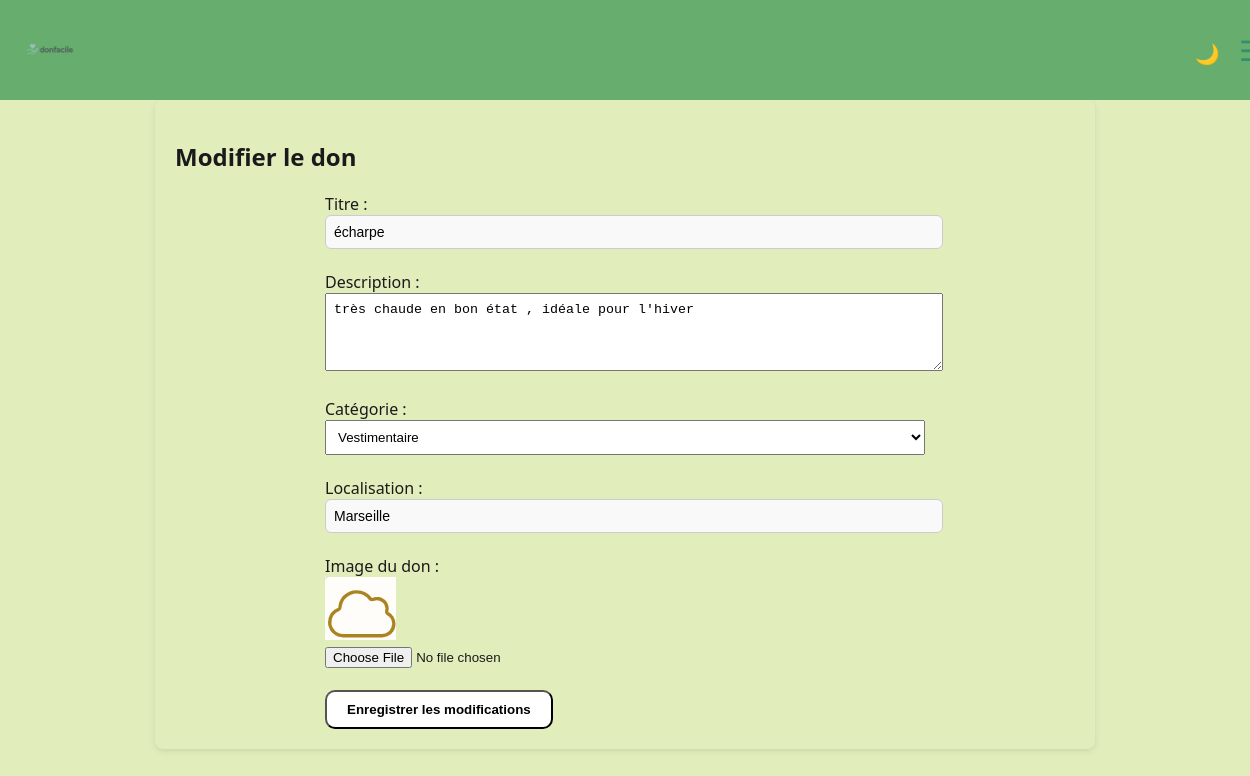
Screenshot of /modifier_don/1 (signed in) with the database file from the repository.
### tables this page shows
CREATE TABLE donations (
                    id INTEGER PRIMARY KEY AUTOINCREMENT,
                    user_id INTEGER NOT NULL,
                    title TEXT NOT NULL,
                    description TEXT,
                    category TEXT,
                    location TEXT,
                    created_at TIMESTAMP DEFAULT CURRENT_TIMESTAMP, image TEXT, latitude REAL, longitude REAL,
                    FOREIGN KEY (user_id) REFERENCES users(id)
                );

### app.py (the view, shortened to what this page needs)
@app.route('/modifier_don/<int:donation_id>', methods=['GET', 'POST'])
def modifier_don(donation_id):
    if 'user_id' not in session:
        return redirect(url_for('login'))
    conn = sqlite3.connect('database.db')
    c = conn.cursor()
    c.execute("SELECT title, description, category, location, image FROM donations WHERE id = ? AND user_id = ?", (donation_id, session['user_id']))
    don = c.fetchone()
    if not don:
        conn.close()
        return "Don introuvable ou non autorisé", 403
    conn.close()
    return render_template('modifier_don.html', don=don, donation_id=donation_id)

### app.py (called while the page is built)
@app.context_processor
def inject_unread_count():
    if 'user_id' in session:
        conn = sqlite3.connect('database.db')
        c = conn.cursor()
        c.execute('SELECT COUNT(*) FROM messages WHERE receiver_id = ? AND is_read = 0', (session['user_id'],))
        count = c.fetchone()[0]
        conn.close()
        return {'unread_count': count}
    return {'unread_count': 0}

### templates/modifier_don.html (shortened to what this page needs)
{% extends 'base.html' %}
{% block content %}
<h2>Modifier le don</h2>
<form method="POST" enctype="multipart/form-data" style="max-width: 600px; margin: auto;">
    <label>Titre :</label><br>
    <input type="text" name="title" value="{{ don[0] }}" required style="width: 100%; padding: 8px;"><br><br>
    <label>Description :</label><br>
    <textarea name="description" rows="4" style="width: 100%; padding: 8px;">{{ don[1] }}</textarea><br><br>
    <label>Catégorie :</label><br>
    <select name="category" style="width: 100%; padding: 8px;">
        <option value="vestimentaire" {% if don[2] == 'vestimentaire' %}selected{% endif %}>Vestimentaire</option>
    </select><br><br>
    <label>Localisation :</label><br>
    <input type="text" name="location" value="{{ don[3] }}" required style="width: 100%; padding: 8px;"><br><br>
    <label>Image du don :</label><br>
    {% if don[4] %}
        <img src="{{ url_for('static', filename='uploads/' + don[4]) }}" style="max-width: 200px;"><br>
    {% endif %}
    <input type="file" name="image" accept="image/*"><br><br>
    <input type="submit" value="Enregistrer les modifications" style="padding: 10px 20px;background-color: #A1B48C;background-color:white;font-weight: bold;border-radius: 10px;">
</form>
{% endblock %}

### static/css/style.css (style rules this page uses)
:root { --vert-fonce: #328E6E; --vert-moyen: #67AE6E; --vert-clair: #90C67C; --beige-vert: #E1EEBC; --texte: #1A1A1A; --blanc: #fff; }
body { margin: 0; font-family: 'Segoe UI', Tahoma, sans-serif; background-color: var(--beige-vert); color: var(--texte); }
input[type="email"], input[type="password"], input[type="text"] { padding: 12px; border: 1px solid #ccc; border-radius: 6px; font-size: 14px; background-color: #f9f9f9; }
img { max-width: 100%; height: auto; }

### rows the page displays
donations: title "écharpe", description "très chaude en bon état , idéale pour l'hiver", category "Vestimentaire", location "Marseille", image (picture)
